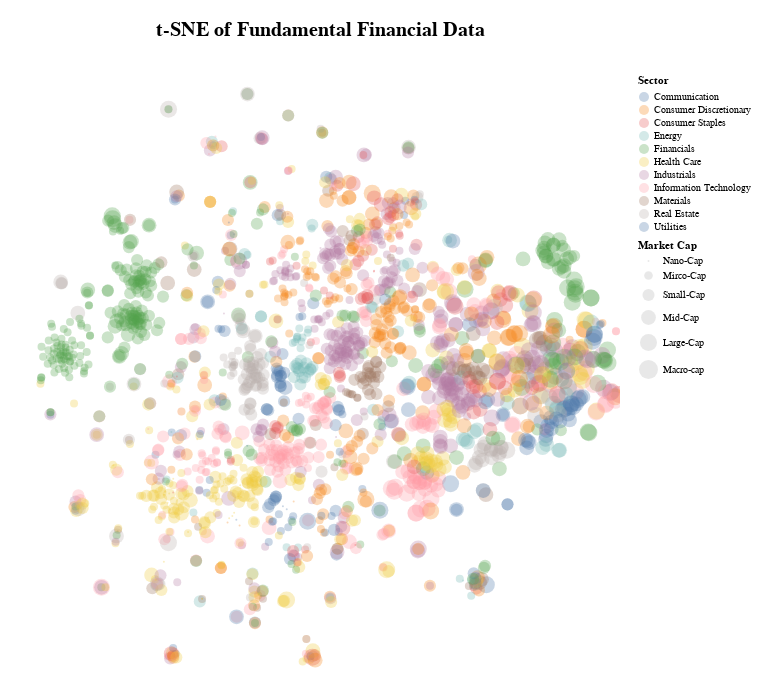

Write notebook code for a chart like this one.
### Markdown cell above
Once again, this should have the same size dataset (1915,2)

### Code cell
print(f"The tsne output dataframe has dimensions of {X_complete_tsne.shape}\n")

plot_df = pd.DataFrame({
    "tsne1": X_complete_tsne[:, 0],
    "tsne2": X_complete_tsne[:, 1],
    # optional metadata for color/tooltip:
    "Sector": X_complete["Sector"].values,
    "Market Cap": X_complete['Market Cap'].values,
})

market_cap_order = ['Nano-Cap','Mirco-Cap','Small-Cap','Mid-Cap','Large-Cap','Macro-cap']

full_chart = (
    alt.Chart(plot_df, title = alt.TitleParams(text='t-SNE of Fundamental Financial Data',fontSize=20,offset=35))
      .mark_circle(size=28, opacity=0.3)
      .encode(
          x=alt.X("tsne1:Q", title = '', axis = None),
          y=alt.Y("tsne2:Q", title = '', axis = None),
          color=alt.Color("Sector:N"), 
          size = alt.Size("Market Cap:N", scale=alt.Scale(domain=market_cap_order),sort=market_cap_order), 
          tooltip=["Sector:N", "Market Cap:N"]
      )
      .properties(padding = 20, width = 600, height = 600
    )
    .configure_view(stroke=None)
      .interactive()
)

full_chart

### Figure 1 — Vega-Lite specification as saved in the notebook (floating-point values rounded to 4 significant figures; data arrays with more than 128 entries replaced by an {"elided": "..."} marker saying what was removed)
{"config": {"view": {"continuousWidth": 300, "continuousHeight": 300, "stroke": null}}, "data": {"name": "data-d05795192dd43d5783ef72f00c74bd59"}, "mark": {"type": "circle", "opacity": 0.3, "size": 28}, "encoding": {"color": {"field": "Sector", "type": "nominal"}, "size": {"field": "Market Cap", "scale": {"domain": ["Nano-Cap", "Mirco-Cap", "Small-Cap", "Mid-Cap", "Large-Cap", "Macro-cap"]}, "sort": ["Nano-Cap", "Mirco-Cap", "Small-Cap", "Mid-Cap", "Large-Cap", "Macro-cap"], "type": "nominal"}, "tooltip": [{"field": "Sector", "type": "nominal"}, {"field": "Market Cap", "type": "nominal"}], "x": {"axis": null, "field": "tsne1", "title": "", "type": "quantitative"}, "y": {"axis": null, "field": "tsne2", "title": "", "type": "quantitative"}}, "height": 600, "padding": 20, "params": [{"name": "param_33", "select": {"type": "interval", "encodings": ["x", "y"]}, "bind": "scales"}], "title": {"text": "t-SNE of Fundamental Financial Data", "fontSize": 20, "offset": 35}, "width": 600, "$schema": "https://vega.github.io/schema/vega-lite/v5.20.1.json", "datasets": {"data-d05795192dd43d5783ef72f00c74bd59": {"elided": "1915 records"}}}
